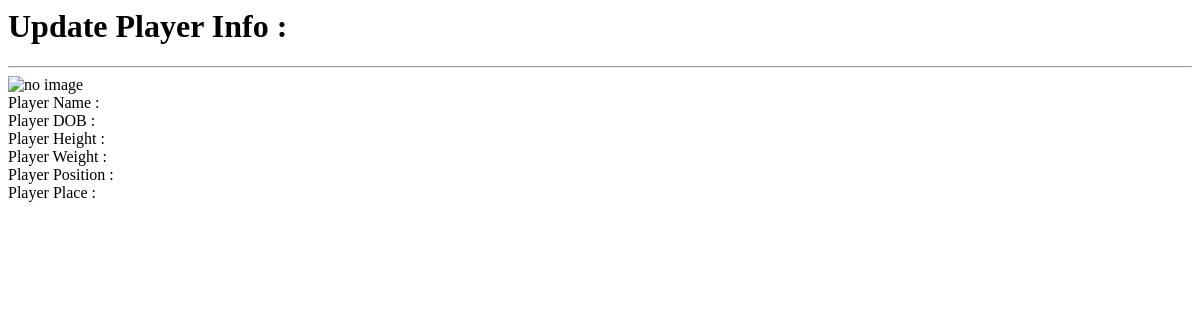
The app's page /more?player_id=561, older data.
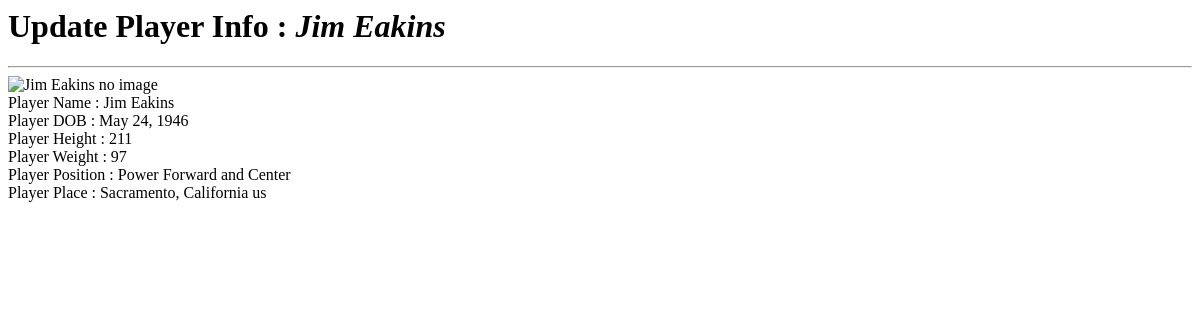
The same page, newer data.
### model.py (models this page shows, shortened)
class Players(Model):
    __tablename__="players"
    id=Column(Integer,primary_key=True,autoincrement=True)
    name=Column(String)
    image_link=Column(String)
    height=Column(Integer)
    weight=Column(Integer)
    dob=Column(String)
    place=Column(String)
    position=Column(String)

### app.py (the view)
@app.route("/more", methods=["GET"])
def more():
    id = request.args.get("player_id")
    player = db.session.query(Players).filter_by(id=id).first()
    return render_template("player.html",player=player)

### templates/player.html (shortened to what this page needs)
<html>
    <body>
        <h1> Update Player Info : <i>{{player.name}}</i> </h1>
        <hr>
        <img src="{{player.image_link}}" alt="{{player.name}} no image"/>
        <div>
        Player Name         : {{player.name}}<br>
        Player DOB          : {{player.dob}}<br>
        Player Height       : {{player.height}}<br>
        Player Weight       : {{player.weight}}<br>
        Player Position     : {{player.position}}<br>
        Player Place        : {{player.place}}<br>
        </div>
    </body>
</html>

Row changes from the older to the newer data that the page shows:
added Players: name "Jim Eakins", dob "May 24, 1946", height "211", weight "97", position "Power Forward and Center", place "Sacramento, California us"
